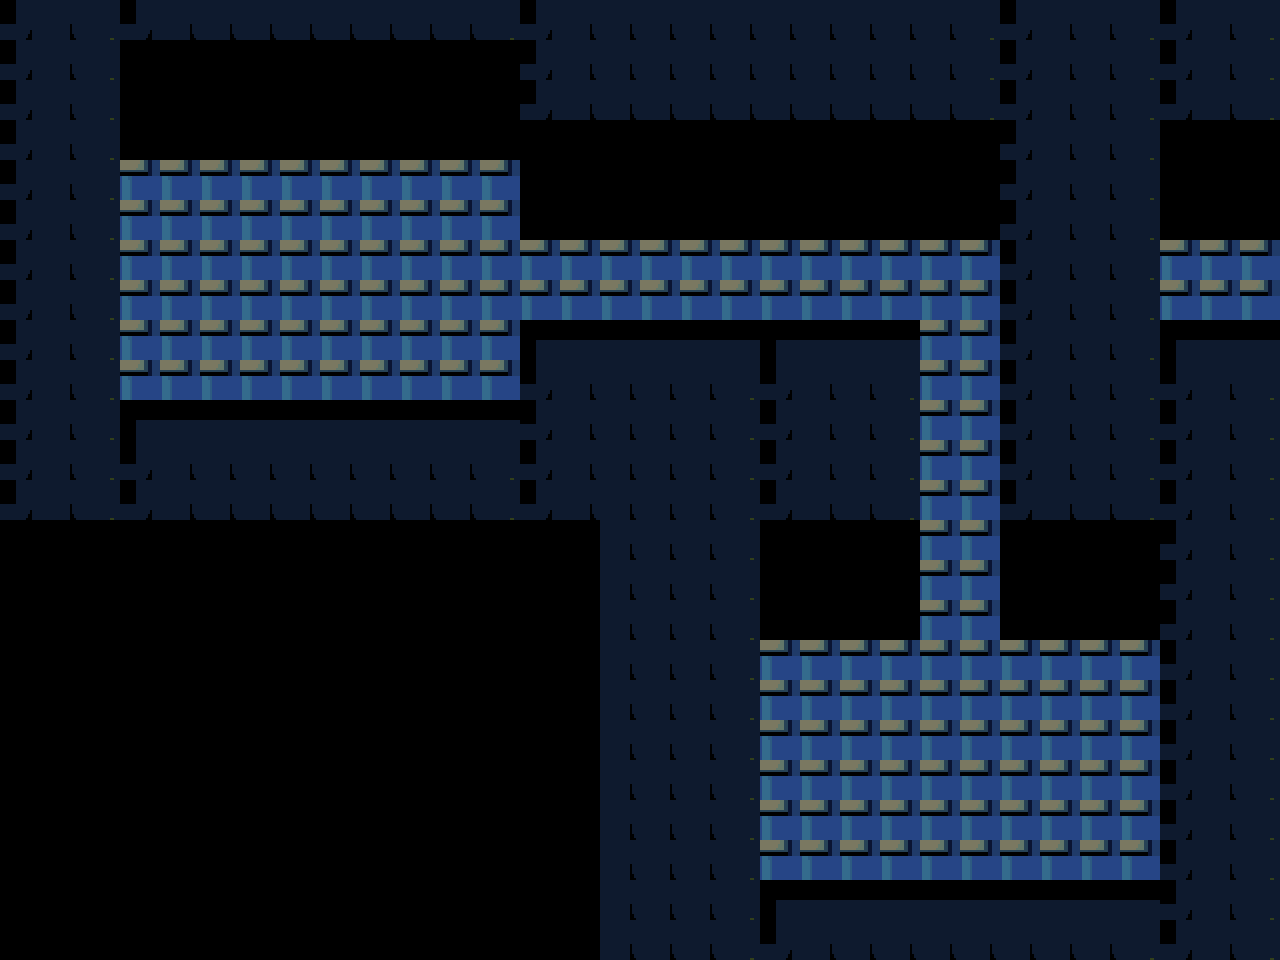

A 2D game scene composited from a Tiled map and its tileset images. What follows is a short description and the map's XML, with every tile layer's data as written:
An orthogonal 32x24 tile map with 40x40 px tiles, 1 tile layer (Tile Layer 1) and 9 objects (3x cameratarget, target1, target2, target3, spawn).

<map version="1.8" tiledversion="1.8.4" orientation="orthogonal" renderorder="right-down" width="32" height="24" tilewidth="40" tileheight="40" infinite="0" nextlayerid="5" nextobjectid="14">
 <editorsettings>
  <export target="test1.lua" format="lua" />
 </editorsettings>
 <tileset firstgid="1" source="../tilesets/alley.tsx" />
 <layer id="1" name="Tile Layer 1" width="32" height="24">
  <data encoding="csv">
259,260,261,259,260,260,260,260,260,260,260,260,261,259,260,260,260,260,260,260,260,260,260,260,261,259,260,260,261,259,260,261,
259,260,261,289,290,290,290,290,290,290,290,290,291,259,260,260,260,260,260,260,260,260,260,260,261,259,260,260,261,259,260,261,
259,260,261,289,290,290,290,290,290,290,290,290,291,259,260,260,260,260,260,260,260,260,260,260,261,259,260,260,261,259,260,261,
259,260,261,307,305,305,305,305,305,305,305,305,306,289,290,290,290,290,290,290,290,290,290,290,291,259,260,260,261,289,290,290,
259,260,261,68,68,68,68,68,68,68,68,68,68,289,290,290,290,290,290,290,290,290,290,290,291,259,260,260,261,289,290,290,
259,260,261,68,68,68,68,68,68,68,68,68,68,307,305,305,305,305,305,305,305,305,305,305,306,259,260,260,261,289,290,290,
259,260,261,68,68,68,68,68,68,68,68,68,68,68,68,68,68,68,68,68,68,68,68,68,68,259,260,260,261,68,68,68,
259,260,261,68,68,68,68,68,68,68,68,68,68,68,68,68,68,68,68,68,68,68,68,68,68,259,260,260,261,68,68,68,
259,260,261,68,68,68,68,68,68,68,68,68,68,244,245,245,245,245,246,244,245,245,246,68,68,259,260,260,261,244,245,246,
259,260,261,68,68,68,68,68,68,68,68,68,68,259,260,260,260,260,261,259,260,260,261,68,68,259,260,260,261,259,260,261,
259,260,261,244,245,245,245,245,245,245,245,245,246,259,260,260,260,260,261,259,260,260,261,68,68,259,260,260,261,259,260,261,
259,260,261,259,260,260,260,260,260,260,260,260,261,259,260,260,260,260,261,259,260,260,261,68,68,259,260,260,261,259,260,261,
259,260,261,259,260,260,260,260,260,260,260,260,261,259,260,260,260,260,261,259,260,260,261,68,68,259,260,260,261,259,260,261,
0,0,0,0,0,0,0,0,0,0,0,0,0,0,0,260,260,260,261,289,290,290,291,68,68,289,290,290,291,259,260,261,
0,0,0,0,0,0,0,0,0,0,0,0,0,0,0,260,260,260,261,289,290,290,291,68,68,289,290,290,291,259,260,261,
0,0,0,0,0,0,0,0,0,0,0,0,0,0,0,260,260,260,261,307,305,305,306,68,68,307,305,305,306,259,260,261,
0,0,0,0,0,0,0,0,0,0,0,0,0,0,0,260,260,260,261,68,68,68,68,68,68,68,68,68,68,259,260,261,
0,0,0,0,0,0,0,0,0,0,0,0,0,0,0,260,260,260,261,68,68,68,68,68,68,68,68,68,68,259,260,261,
0,0,0,0,0,0,0,0,0,0,0,0,0,0,0,260,260,260,261,68,68,68,68,68,68,68,68,68,68,259,260,261,
0,0,0,0,0,0,0,0,0,0,0,0,0,0,0,260,260,260,261,68,68,68,68,68,68,68,68,68,68,259,260,261,
0,0,0,0,0,0,0,0,0,0,0,0,0,0,0,260,260,260,261,68,68,68,68,68,68,68,68,68,68,259,260,261,
0,0,0,0,0,0,0,0,0,0,0,0,0,0,0,260,260,260,261,68,68,68,68,68,68,68,68,68,68,259,260,261,
0,0,0,0,0,0,0,0,0,0,0,0,0,0,0,260,260,260,261,244,245,245,245,245,245,245,245,245,246,259,260,261,
0,0,0,0,0,0,0,0,0,0,0,0,0,0,0,260,260,260,261,259,260,260,260,260,260,260,260,260,261,259,260,261
</data>
 </layer>
 <objectgroup id="4" name="ref">
  <object id="7" x="0" y="0" width="640" height="480" />
  <object id="8" x="640" y="480" width="640" height="480" />
 </objectgroup>
 <objectgroup id="2" name="objects">
  <object id="1" name="cameratarget" x="120" y="160" width="400" height="240">
   <properties>
    <property name="marker" value="target1" />
    <property name="time" type="float" value="0.66" />
   </properties>
  </object>
  <object id="10" name="cameratarget" x="760" y="512" width="400" height="368">
   <properties>
    <property name="marker" value="target2" />
   </properties>
  </object>
  <object id="11" name="cameratarget" x="716" y="100" width="482" height="357">
   <properties>
    <property name="lockx" type="bool" value="false" />
    <property name="marker" value="target3" />
   </properties>
  </object>
 </objectgroup>
 <objectgroup id="3" name="markers">
  <object id="4" name="target1" x="320" y="240">
   <point />
  </object>
  <object id="9" name="target2" x="960" y="720">
   <point />
  </object>
  <object id="12" name="target3" x="960" y="240">
   <point />
  </object>
  <object id="13" name="spawn" x="320" y="280">
   <point />
  </object>
 </objectgroup>
</map>